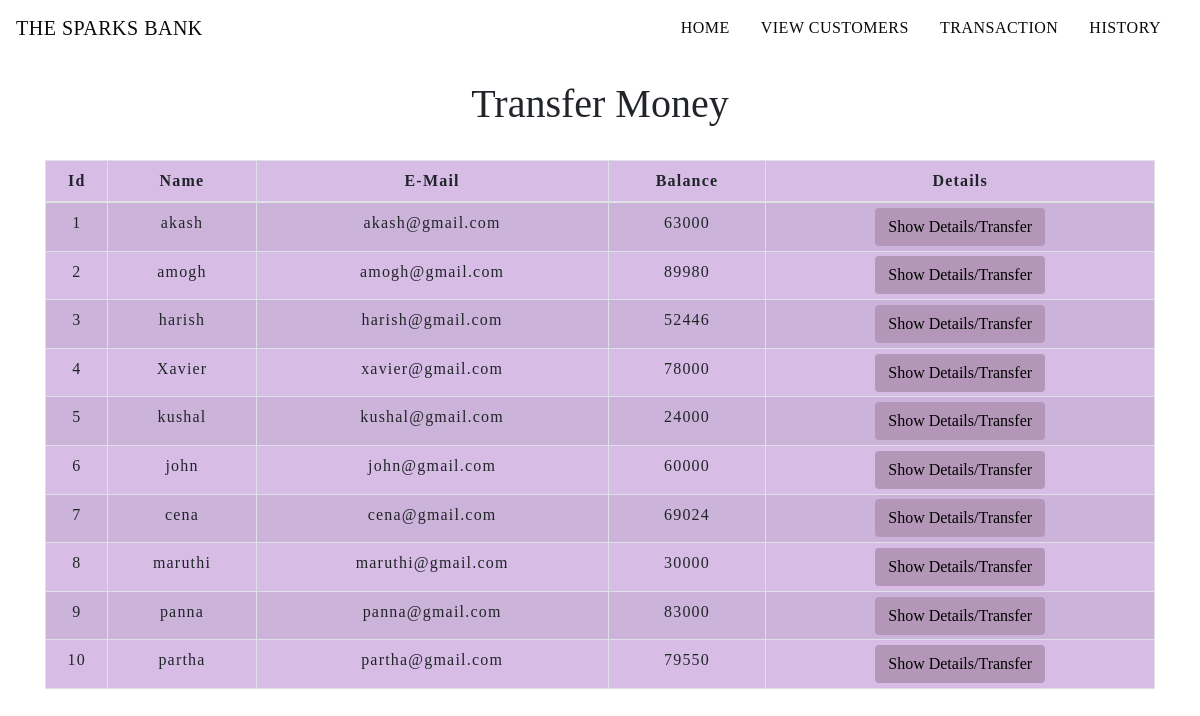
The app's page /transfermoney.php with its own data.
### tables this page shows
CREATE TABLE `users_details` (
  `id` int(5) NOT NULL,
  `name` varchar(100) NOT NULL,
  `email` varchar(150) NOT NULL,
  `balance` int(10) NOT NULL
);

### transfermoney.php (the view, shortened to what this page needs)
<!DOCTYPE html>
<html lang="en">
<head>
    <link rel="stylesheet" href="https://maxcdn.bootstrapcdn.com/bootstrap/4.0.0/css/bootstrap.min.css">
    <link rel="stylesheet" type="text/css" href="css/table.css">
    <link rel="stylesheet" type="text/css" href="css/navbar.css">
</head>
<body>
<?php
    include 'config.php';
    $sql = "SELECT * FROM users_details";
    $result = mysqli_query($conn,$sql);
?>
<?php
  include 'navbar.php';
?>
<div class="container">
        <h2 class="text-center pt-4">Transfer Money</h2>
        <br>
            <div class="row">
                <div class="col">
                    <div class="table-responsive-sm">
                    <table class="table table-hover table-sm table-striped table-condensed table-bordered">
                        <thead>
                            <tr>
                            <th scope="col" class="text-center py-2">Id</th>
                            <th scope="col" class="text-center py-2">Name</th>
                            <th scope="col" class="text-center py-2">E-Mail</th>
                            <th scope="col" class="text-center py-2">Balance</th>
                            <th scope="col" class="text-center py-2">Details</th>
                            </tr>
                        </thead>
                        <tbody>
                <?php
                    while($rows=mysqli_fetch_assoc($result)){
                ?>
                    <tr>
                        <td class="py-2"><?php echo $rows['id'] ?></td>
                        <td class="py-2"><?php echo $rows['name']?></td>
                        <td class="py-2"><?php echo $rows['email']?></td>
                        <td class="py-2"><?php echo $rows['balance']?></td>
                        <td><a href="selecteduserdetail.php?id= <?php echo $rows['id'] ;?>"> <button type="button" class="btn">Show Details/Transfer</button></a></td>
                    </tr>
                <?php
                    }
                ?>
                        </tbody>
                    </table>
                    </div>
                </div>
            </div>
         </div>
</body>
</html>

### css/table.css (style rules this page uses)
* { padding: 0; margin: 0; box-sizing: border-box; font-family: s; }
h2 { font-size: 40px; }
table { letter-spacing: 1.2px; }
.table-striped { background-color: rgb(215, 189, 230); }
td { text-align: center; }
button { border:none; background: #b497b8; transition: 1s; }

### transfermoney.php (style rules this page uses)
button { transition: 1.5s; }

### records on screen
users_details: id "1", name "akash", email "akash@gmail.com", balance "63000"
users_details: id "2", name "amogh", email "amogh@gmail.com", balance "89980"
users_details: id "3", name "harish", email "harish@gmail.com", balance "52446"
users_details: id "4", name "Xavier", email "xavier@gmail.com", balance "78000"
users_details: id "5", name "kushal", email "kushal@gmail.com", balance "24000"
users_details: id "6", name "john", email "john@gmail.com", balance "60000"
users_details: id "7", name "cena", email "cena@gmail.com", balance "69024"
users_details: id "8", name "maruthi", email "maruthi@gmail.com", balance "30000"
users_details: id "9", name "panna", email "panna@gmail.com", balance "83000"
users_details: id "10", name "partha", email "partha@gmail.com", balance "79550"
